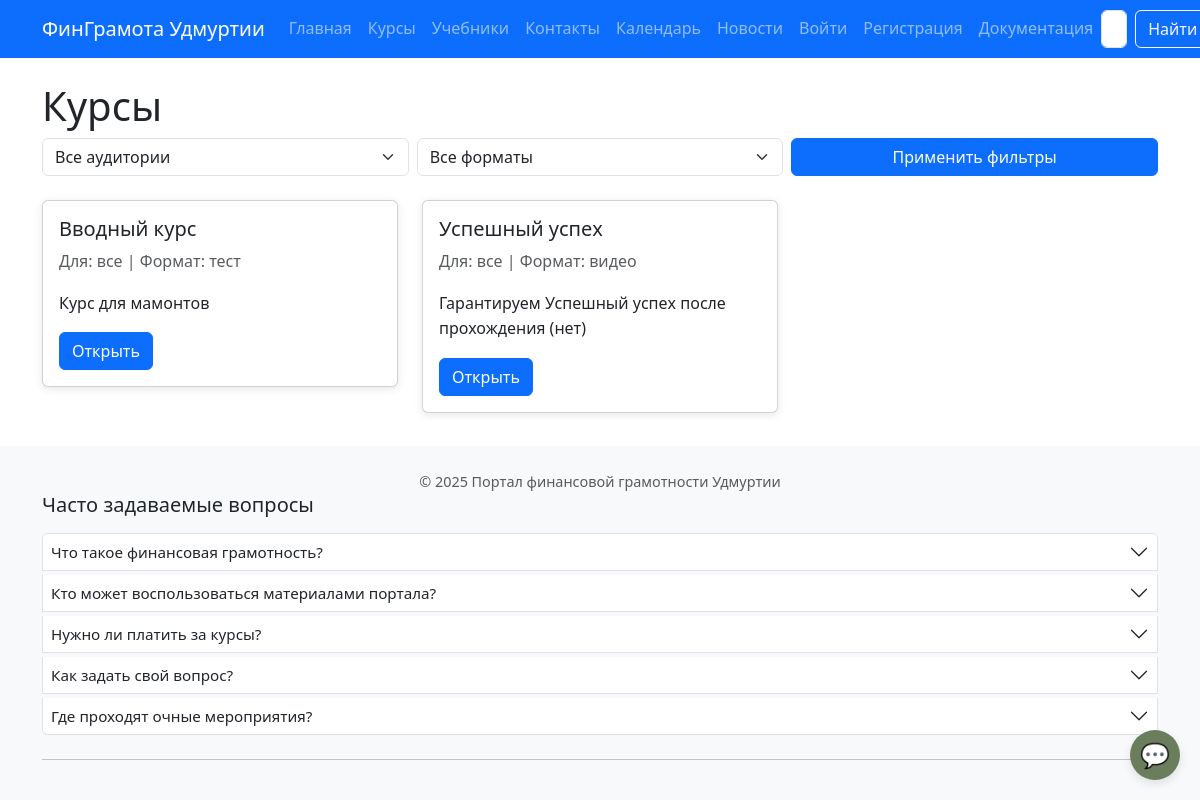
Page /courses/ on the committed database.
### courses/models.py (models this page shows, shortened)
class Course(models.Model):
    title = models.CharField(max_length=200)
    description = models.TextField()
    audience = models.CharField(max_length=50, choices=AUDIENCE_CHOICES, default='все')
    format_type = models.CharField(max_length=50, choices=FORMAT_CHOICES, default='текст')
    created_at = models.DateTimeField(auto_now_add=True)

### courses/views.py (the view)
# urls.py: path('', views.course_list_view, name='list'),
def course_list_view(request):
    courses = Course.objects.all()
    audience = request.GET.get('audience')
    format_type = request.GET.get('format')
    if audience:
        courses = courses.filter(audience=audience)
    if format_type:
        courses = courses.filter(format_type=format_type)
    return render(request, 'courses/list.html', {'courses': courses})

### templates/courses/list.html (shortened to what this page needs)
{% extends 'base.html' %}
{% block content %}
<h1>Курсы</h1>
<form method="get" class="mb-4">
  <div class="row g-2">
    <div class="col-12 col-md-4">
      <select name="audience" class="form-select">
        <option value="">Все аудитории</option>
      </select>
    </div>
    <div class="col-12 col-md-4">
      <select name="format" class="form-select">
        <option value="">Все форматы</option>
      </select>
    </div>
    <div class="col-12 col-md-4 d-grid">
      <button type="submit" class="btn btn-primary">Применить фильтры</button>
    </div>
  </div>
</form>
<div class="row">
    {% for course in courses %}
        <div class="col-12 col-md-6 col-lg-4 mb-4">
            <div class="card">
                <div class="card-body">
                    <h5 class="card-title">{{ course.title }}</h5>
                    <p class="text-muted">Для: {{ course.audience }} | Формат: {{ course.format_type }}</p>
                    <p>{{ course.description|truncatewords:10 }}</p>
                    <a href="{% url 'courses:detail' course.id %}" class="btn btn-primary">Открыть</a>
                </div>
            </div>
        </div>
    {% empty %}
        <p>Курсы не найдены.</p>
    {% endfor %}
</div>
{% endblock %}

### static/css/style.css (style rules this page uses)
body { font-size: 1rem; line-height: 1.6; }
.card { box-shadow: 0 2px 8px rgba(0,0,0,0.1); transition: transform 0.2s; }

### templates/base.html (style rules this page uses)
body { display: flex; flex-direction: column; min-height: 100vh; font-size: 1rem; line-height: 1.6; }
body { padding-bottom: 70px; }
@media (min-width: 577px) { body { padding-bottom: 0; } }

### rows in the picture
Course: title "Вводный курс", audience "все", format_type "тест", description "Курс для мамонтов"
Course: title "Успешный успех", audience "все", format_type "видео", description "Гарантируем Успешный успех после прохождения (нет)"

### other values in the picture
{{ item.question }} "Что такое финансовая грамотность?" "Кто может воспользоваться материалами портала?" "Нужно ли платить за курсы?" "Как задать свой вопрос?" "Где проходят очные мероприятия?"
